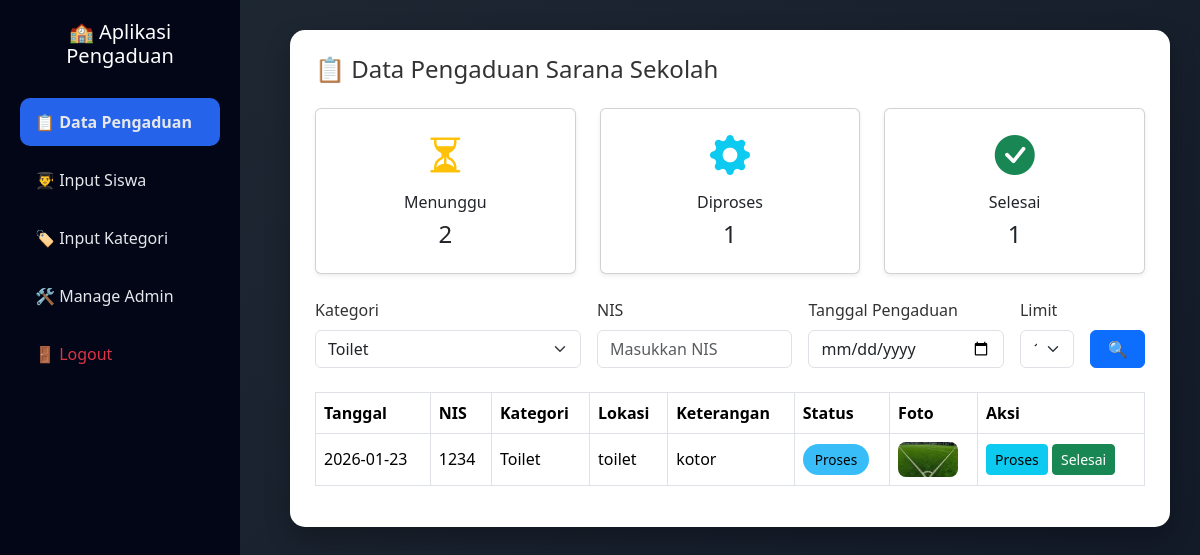
The page /dashboard_admin.php?kategori=3 on the database its author committed.
### tables this page shows
CREATE TABLE `input_aspirasi` (
  `id_pelaporan` int NOT NULL,
  `nis` int DEFAULT NULL,
  `tgl_pengaduan` date DEFAULT NULL,
  `id_kategori` int DEFAULT NULL,
  `lokasi` varchar(50) DEFAULT NULL,
  `ket` varchar(100) DEFAULT NULL,
  `foto` varchar(100) DEFAULT NULL,
  `status` enum('Menunggu','Proses','Selesai') DEFAULT 'Menunggu',
  `feedback` text
);

CREATE TABLE `kategori` (
  `id_kategori` int NOT NULL,
  `ket_kategori` varchar(30) DEFAULT NULL
);

### dashboard_admin.php (the view, shortened to what this page needs)
<?php
include 'config/koneksi.php';
$qStatus = mysqli_query($conn, "
    SELECT status, COUNT(*) AS total
    FROM input_aspirasi
    GROUP BY status
");
$jumlah = [
    'Menunggu' => 0,
    'Proses'   => 0,
    'Selesai'  => 0
];
while($s = mysqli_fetch_assoc($qStatus)){
    $jumlah[$s['status']] = $s['total'];
}
$filter_kategori = $_GET['kategori'] ?? '';
$filter_nis      = $_GET['nis'] ?? '';
$filter_tgl      = $_GET['tgl'] ?? '';
$limit = isset($_GET['limit']) ? (int)$_GET['limit'] : 10;
$limit = in_array($limit, [0,5,10,25,50]) ? $limit : 10;
$page = isset($_GET['page']) ? (int)$_GET['page'] : 1;
$page = ($page < 1) ? 1 : $page;
$offset = ($page - 1) * $limit;
?>
<!doctype html>
<html lang="id">
<head>
<link href="https://cdn.jsdelivr.net/npm/bootstrap@5.3.2/dist/css/bootstrap.min.css" rel="stylesheet">
<link rel="stylesheet" href="https://cdn.jsdelivr.net/npm/bootstrap-icons@1.11.1/font/bootstrap-icons.css">
</head>
<body>
<div class="sidebar">
    <h5>🏫 Aplikasi Pengaduan</h5>
    <a href="dashboard_admin.php" class="active">📋 Data Pengaduan</a>
    <a href="input_siswa.php">👨‍🎓 Input Siswa</a>
    <a href="input_kategori.php">🏷️ Input Kategori</a>
    <a href="manage_admin.php">🛠️ Manage Admin</a>
    <a href="logout.php" class="text-danger">🚪 Logout</a>
</div>
<div class="content">
<div class="card-custom">
<h4 class="mb-4">📋 Data Pengaduan Sarana Sekolah</h4>
<div class="row mb-4">
    <div class="col-md-4">
        <div class="card text-center shadow-sm">
            <div class="card-body">
                <i class="bi bi-hourglass-split fs-1 text-warning"></i>
                <h6 class="mt-2">Menunggu</h6>
                <h4><?= $jumlah['Menunggu']; ?></h4>
            </div>
        </div>
    </div>
    <div class="col-md-4">
        <div class="card text-center shadow-sm">
            <div class="card-body">
                <i class="bi bi-gear-fill fs-1 text-info"></i>
                <h6 class="mt-2">Diproses</h6>
                <h4><?= $jumlah['Proses']; ?></h4>
            </div>
        </div>
    </div>
    <div class="col-md-4">
        <div class="card text-center shadow-sm">
            <div class="card-body">
                <i class="bi bi-check-circle-fill fs-1 text-success"></i>
                <h6 class="mt-2">Selesai</h6>
                <h4><?= $jumlah['Selesai']; ?></h4>
            </div>
        </div>
    </div>
</div>
<form method="GET" class="row g-3 mb-4">
    <div class="col-md-4">
        <label class="form-label">Kategori</label>
        <select name="kategori" class="form-select">
            <?php
            $kat = mysqli_query($conn, "SELECT * FROM kategori");
            while($k = mysqli_fetch_array($kat)){
                $sel = ($filter_kategori == $k['id_kategori']) ? 'selected' : '';
                echo "<option value='$k[id_kategori]' $sel>$k[ket_kategori]</option>";
            }
            ?>
        </select>
    </div>
    <div class="col-md-3">
        <label class="form-label">NIS</label>
        <input type="text" name="nis" class="form-control"
               value="<?= $filter_nis ?>" placeholder="Masukkan NIS">
    </div>
    <div class="col-md-3">
        <label class="form-label">Tanggal Pengaduan</label>
        <input type="date" name="tgl" class="form-control"
               value="<?= $filter_tgl ?>">
    </div>
    <div class="col-md-1">
        <label class="form-label">Limit</label>
    <select name="limit" class="form-select" onchange="this.form.submit()">
    <?php foreach([5,10,25,50] as $l): ?>
        <option value="<?= $l ?>" <?= ($limit==$l)?'selected':'' ?>>
            <?= $l ?>
        </option>
    <?php endforeach; ?>
    </select>
    </div>
    <div class="col-md-1 d-flex align-items-end">
        <button type="submit" class="btn btn-primary w-100">🔍</button>
    </div>
</form>
<div class="table-responsive">
<table class="table table-bordered table-hover align-middle">
<thead>
<tr>
    <th>Tanggal</th>
    <th>NIS</th>
    <th>Kategori</th>
    <th>Lokasi</th>
    <th>Keterangan</th>
    <th>Status</th>
    <th>Foto</th>
    <th>Aksi</th>
</tr>
</thead>
<tbody>
<?php
$sql = "SELECT a.*, k.ket_kategori
        FROM input_aspirasi a
        LEFT JOIN kategori k ON a.id_kategori = k.id_kategori
        WHERE 1=1";
if($filter_kategori != ''){
    $sql .= " AND a.id_kategori = '$filter_kategori'";
}
$sql .= " ORDER BY a.id_pelaporan DESC";
if($limit != 0){
    $sql .= " LIMIT $limit OFFSET $offset";
}
$q = mysqli_query($conn, $sql);
while($d = mysqli_fetch_assoc($q)){
?>
<tr>
    <td><?= $d['tgl_pengaduan'] ?></td>
    <td><?= $d['nis'] ?></td>
    <td><?= $d['ket_kategori'] ?></td>
    <td><?= $d['lokasi'] ?></td>
    <td><?= $d['ket'] ?></td>
    <td><span class="badge-status status-<?= $d['status'] ?>"><?= $d['status'] ?></span></td>
    <td><img src="uploads/<?= $d['foto'] ?>" width="60"></td>
    <td>
        <a class="btn btn-info btn-sm" href="update_status.php?id=<?= $d['id_pelaporan'] ?>&s=Proses">Proses</a>
        <a class="btn btn-success btn-sm" href="update_status.php?id=<?= $d['id_pelaporan'] ?>&s=Selesai">Selesai</a>
    </td>
</tr>
<?php } ?>
</tbody>
</table>
</div>
</div>
</div>
</body>
</html>

### dashboard_admin.php (style rules this page uses)
body { background: linear-gradient(135deg, #1f2933, #111827); min-height: 100vh; font-family: 'Segoe UI', sans-serif; color: #fff; }
.sidebar { width: 240px; background: #020617; min-height: 100vh; position: fixed; padding: 20px; }
.sidebar h5 { text-align: center; margin-bottom: 30px; }
.sidebar a { display: block; padding: 12px 15px; color: #e5e7eb; text-decoration: none; border-radius: 10px; margin-bottom: 10px; }
.sidebar a.active { background: #2563eb; font-weight: 600; }
.content { margin-left: 260px; padding: 30px; }
.card-custom { background: #ffffff; color: #333; border-radius: 15px; padding: 25px; box-shadow: 0 10px 25px rgba(0,0,0,.25); }
thead { background: #1e40af; color: #fff; }
.badge-status { padding: 6px 12px; border-radius: 20px; font-size: 0.85rem; }
.status-Proses { background: #38bdf8; color:#000; }
table img { border-radius: 8px; }

### rows shown on the page
input_aspirasi: tgl_pengaduan "2026-01-23", nis "1234", id_kategori.ket_kategori "Toilet", lokasi "toilet", ket "kotor", status "Proses", foto (picture)

### other values the page prints
$jumlah['Menunggu'] "2"
$jumlah['Proses'] "1"
$jumlah['Selesai'] "1"
form field kategori "Toilet"
form field limit "10"
